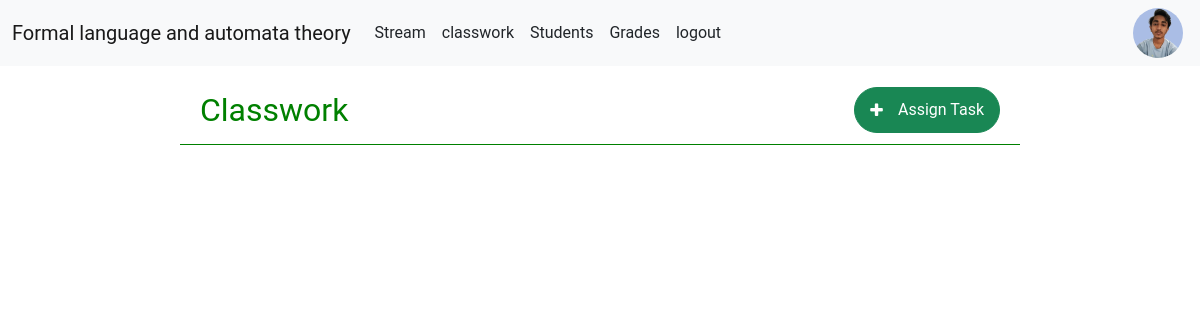
/teacher_portal/class_detail/2/classwork/ (signed in), run on an earlier commit of the app's database.
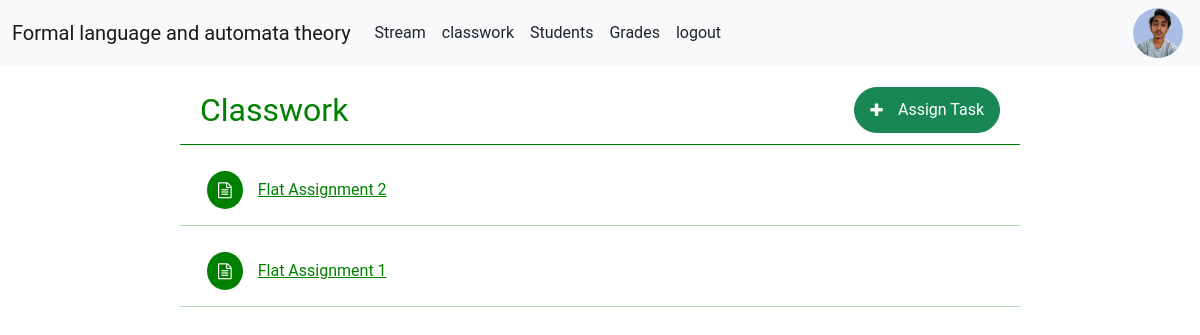
And on a later commit of the database.
### TeacherPortal/models.py (models this page shows, shortened)
class Assignment(models.Model):
    classroom = models.ForeignKey(CreateClass,on_delete=models.CASCADE)
    title = models.CharField(max_length=255,blank=False,null=False)
    description = models.TextField(blank=True)
    assignment_file = models.FileField(upload_to="classroom/assignment",blank=False)

### TeacherPortal/views.py (the view)
# urls.py: path('class_detail/<int:id>/classwork/',views.classwork,name='classwork'),
def classwork(request,id):
    teacher = Teacher.objects.get(user=request.user)
    classroom = get_object_or_404(CreateClass,pk=id)
    if request.method == 'POST':
        title = request.POST['title']
        description = request.POST['description']
        assignment_file = request.FILES['assignment_file']
        assignment = Assignment.objects.create(classroom=classroom,title=title,description=description,assignment_file=assignment_file)
        assignment.save()
    assignments = reversed(Assignment.objects.filter(classroom=classroom))
    context = {
        'class_detail': get_object_or_404(CreateClass, pk=id),
        'teacher':teacher,
        'id':id,
        'assignments':assignments,
    }
    return render(request,'TeacherPortal/classwork.html',context)

### TeacherPortal/templates/TeacherPortal/classwork.html (shortened to what this page needs)
{% extends 'TeacherPortal/base.html' %}
{% load static %}
{% block link %} <link rel="stylesheet" href="{% static './TeacherPortal/css/classwork.css' %}"> {% endblock link %}
{% block content %}
    <section>
       <div id="classwork-container">
            <div id="assign-container">
                <div style="font-size: 2em; color:green;">
                    Classwork
                </div>
                <div>
                    <button id="assign-task-btn" class="btn btn-success" data-bs-toggle="modal" data-bs-target="#assignWorkModal"><i class="fa fa-plus" style="color: white; "></i> Assign Task</button>
                </div>
            </div>
            {% for assignment in assignments %}
            <div id="show-assignment-conatiner">
              <div class="accordion accordion-flush" id="accordionFlushExample">
                <div class="accordion-item">
                    <button class="btn border-0 collapsed" type="button" data-bs-toggle="collapse" data-bs-target="#flush-collapseOne" aria-expanded="false" aria-controls="flush-collapseOne">
                      <div id="assignment-info-container" style="color: green;">
                        <i id="file-icon" class="fa fa-file-text-o"></i>
                        {{assignment.title}}
                      </div>
                    </button>
                </div>
              </div>
            </div>
            {% endfor %}
       </div>
    </section>
{% endblock content %}

What changed in the data, as far as the page shows it:
added Assignment: title "Flat Assignment 2"
added Assignment: title "Flat Assignment 1"
